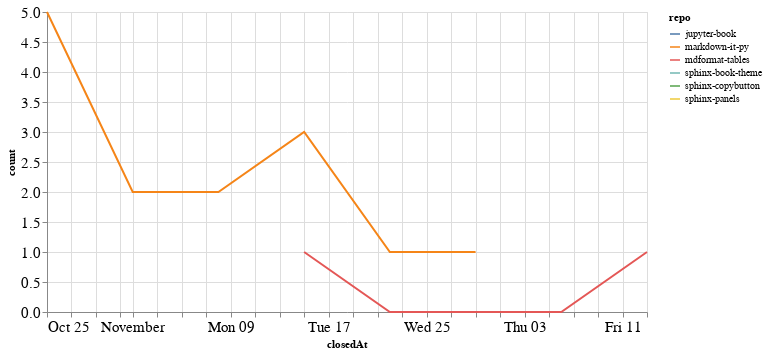

Notebook source saved alongside this figure:
### Code cell
closed_by_time = closed_by.groupby('repo').resample('W', on='closedAt').count()['author'].reset_index()
closed_by_time = closed_by_time.rename(columns={'author': 'count'})

alt.Chart(closed_by_time, width=600).mark_line().encode(
    x='closedAt',
    y='count',
    color='repo',
    tooltip="repo"
)

### Figure 1 — Vega-Lite specification as saved in the notebook (floating-point values rounded to 4 significant figures)
{"config": {"axisLeft": {"labelFontSize": 15}, "axisBottom": {"labelFontSize": 15}}, "data": {"name": "data-a90682e42a39a4a08d74c8e9ccfa76d6"}, "mark": "line", "encoding": {"color": {"type": "nominal", "field": "repo"}, "tooltip": {"type": "nominal", "field": "repo"}, "x": {"type": "temporal", "field": "closedAt"}, "y": {"type": "quantitative", "field": "count"}}, "width": 600, "$schema": "https://vega.github.io/schema/vega-lite/v4.8.1.json", "datasets": {"data-a90682e42a39a4a08d74c8e9ccfa76d6": [{"repo": "jupyter-book", "closedAt": "2020-11-15T00:00:00", "count": 1}, {"repo": "markdown-it-py", "closedAt": "2020-10-25T00:00:00", "count": 5}, {"repo": "markdown-it-py", "closedAt": "2020-11-01T00:00:00", "count": 2}, {"repo": "markdown-it-py", "closedAt": "2020-11-08T00:00:00", "count": 2}, {"repo": "markdown-it-py", "closedAt": "2020-11-15T00:00:00", "count": 3}, {"repo": "markdown-it-py", "closedAt": "2020-11-22T00:00:00", "count": 1}, {"repo": "markdown-it-py", "closedAt": "2020-11-29T00:00:00", "count": 1}, {"repo": "mdformat-tables", "closedAt": "2020-11-15T00:00:00", "count": 1}, {"repo": "mdformat-tables", "closedAt": "2020-11-22T00:00:00", "count": 0}, {"repo": "mdformat-tables", "closedAt": "2020-11-29T00:00:00", "count": 0}, {"repo": "mdformat-tables", "closedAt": "2020-12-06T00:00:00", "count": 0}, {"repo": "mdformat-tables", "closedAt": "2020-12-13T00:00:00", "count": 1}, {"repo": "sphinx-book-theme", "closedAt": "2020-10-25T00:00:00", "count": 1}, {"repo": "sphinx-copybutton", "closedAt": "2020-11-08T00:00:00", "count": 1}, {"repo": "sphinx-panels", "closedAt": "2020-10-25T00:00:00", "count": 1}]}}
